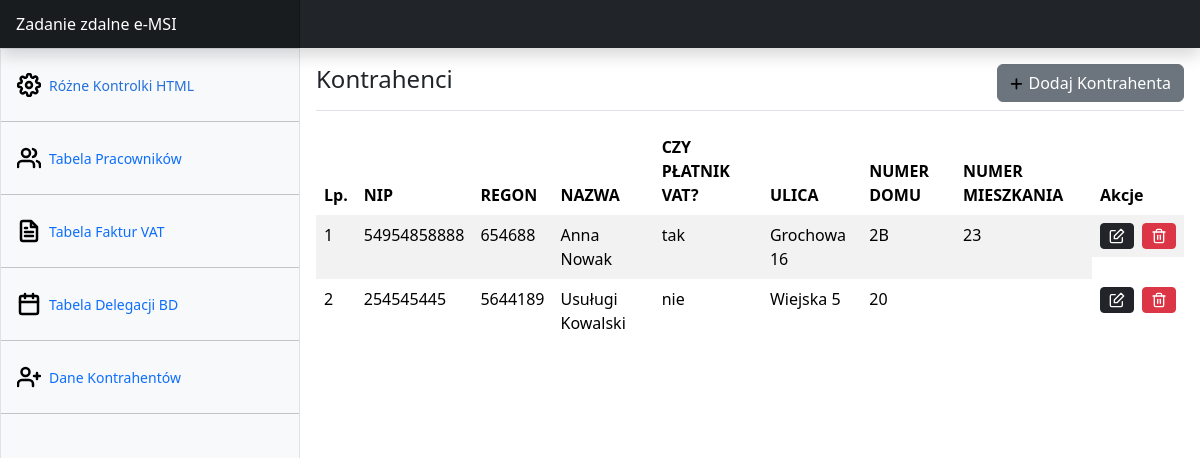
Page /contractors.php on the committed database.
### tables this page shows
CREATE TABLE `contractors` (
  `id` int(11) NOT NULL,
  `nip` varchar(32) NOT NULL,
  `regon` varchar(32) NOT NULL,
  `name` varchar(256) NOT NULL,
  `vat_payer` tinyint(1) NOT NULL,
  `street` varchar(256) NOT NULL,
  `house_number` varchar(16) NOT NULL,
  `apartment_number` varchar(16) DEFAULT NULL,
  `deleted` tinyint(1) NOT NULL DEFAULT 0
);

### database/controller.php (called while the page is built, shortened)
<?php
class Controller {
    private $connection;
    public function __construct() {
        $this->connection = new Connection(Config::$mysql_host, Config::$port, Config::$username, Config::$password, Config::$database);
    }
    public function fetchContractors()
    {
        $pdo = $this->connection->getPDO();
        $stmt = $pdo->query('SELECT * FROM contractors');
        $contractors = $stmt->fetchAll(PDO::FETCH_ASSOC);
        return $contractors;
    }
}
?>

### contractors.php (the view, shortened to what this page needs)
<?php
require_once './database/controller.php';
$controller = new Controller();
$contractors = $controller->fetchContractors();
?>
<!DOCTYPE html>
<html lang="pl">
   <head>
      <link href="https://cdn.jsdelivr.net/npm/bootstrap@5.3.2/dist/css/bootstrap.min.css" rel="stylesheet">
      <link href="./css/style.css" rel="stylesheet">
   </head>
   <body>
      <body>
         <header class="navbar sticky-top bg-dark flex-md-nowrap p-0 shadow" data-bs-theme="dark">
            <a class="navbar-brand col-md-3 col-lg-3 me-0 px-3 fs-6 text-white" href="index.php">Zadanie zdalne e-MSI</a>
         </header>
         <div class="container-fluid">
            <div class="row">
            <div id="lewy" class="sidebar border border-right col-md-3 p-0 bg-body-tertiary h-100 position-fixed">
                  <div class="offcanvas-md offcanvas-end bg-body-tertiary" tabindex="-1" id="sidebarMenu" aria-labelledby="sidebarMenuLabel">
                     <div class="offcanvas-body d-md-flex flex-column p-0 pt-lg-3 overflow-y-auto">
                        <ul class="nav flex-column">
                           <li class="nav-item">
                              <a class="nav-link d-flex align-items-center gap-2 active" aria-current="page" href="controls.php">
                              Różne Kontrolki HTML
                              </a>
                           </li>
                           <hr>
                           <li class="nav-item">
                              <a class="nav-link d-flex align-items-center gap-2" href="employees.php">
                              Tabela Pracowników
                              </a>
                           </li>
                           <hr>
                           <li class="nav-item">
                              <a class="nav-link d-flex align-items-center gap-2" href="vatinvoices.php">
                              <svg xmlns="http://www.w3.org/2000/svg" width="24" height="24" viewBox="0 0 24 24" fill="none" stroke="#000000" stroke-width="2.5" stroke-linecap="round" stroke-linejoin="round"><path d="M14 2H6a2 2 0 0 0-2 2v16c0 1.1.9 2 2 2h12a2 2 0 0 0 2-2V8l-6-6z"/><path d="M14 3v5h5M16 13H8M16 17H8M10 9H8"/></svg>
                              Tabela Faktur VAT
                              </a>
                           </li>
                           <hr>
                           <li class="nav-item">
                              <a class="nav-link d-flex align-items-center gap-2" href="delegation.php">
                              Tabela Delegacji BD
                              </a>
                           </li>
                           <hr>
                           <li class="nav-item">
                              <a class="nav-link d-flex align-items-center gap-2" href="contractors.php">
                               Dane Kontrahentów
                              </a>
                           </li>
                           <hr>
                        </ul>
                     </div>
                  </div>
               </div>
               <main id="prawy" class="col-md-9 ms-sm-auto px-md-3">
                  <div class="d-flex justify-content-between flex-wrap flex-md-nowrap align-items-center pt-3 pb-2 mb-3 border-bottom">
                     <h1 class="fs-4">Kontrahenci</h1>
                     <button type="button" class="btn btn-secondary" data-bs-toggle="modal" data-bs-target="#myModal">
                         Dodaj Kontrahenta</button>
                  </div>
                  <table class="table table-striped">
                        <thead>
                           <tr>
                           <th scope="col">Lp.</th>
                           <th scope="col">NIP</th>
                           <th scope="col">REGON</th>
                           <th scope="col">NAZWA</th>
                           <th scope="col">CZY PŁATNIK VAT?</th>
                           <th scope="col">ULICA</th>
                           <th scope="col">NUMER DOMU</th>
                           <th scope="col">NUMER MIESZKANIA</th>
                           <th scope="col">Akcje</th>
                           </tr>
                        </thead>
                        <tbody>
                           <?php
                           $index = 0;
                           foreach($contractors as $contractor) {
                              if (!$contractor['deleted']) {
                              ?>
                              <tr>
                                 <td><?php echo ++$index ?></td>
                                 <td><?php echo $contractor['nip'] ?></td>
                                 <td><?php echo $contractor['regon'] ?></td>
                                 <td><?php echo $contractor['name'] ?></td>
                                 <td><?php echo $contractor['vat_payer'] ? "tak" : "nie" ?></td>
                                 <td><?php echo $contractor['street'] ?></td>
                                 <td><?php echo $contractor['house_number'] ?></td>
                                 <td><?php echo $contractor['apartment_number'] ?></td>
                                 <td class="d-flex mb-0">
                                    <a href="contractors_edit.php?id=<?php echo $contractor['id'] ?>" class="btn btn-dark btn-sm me-2 d-flex align-items-center justify-content-center">
                                    </a>
                                    <form action="actions.php?id=<?php echo $contractor['id'] ?>" method="POST">
                                       <button class="btn btn-sm btn-danger d-flex align-items-center justify-content-center" type="submit">
                                       </button>
                                    </form>
                                 </td>
                              </tr>
                              <?php
                              }
                           }
                           ?>
                        </tbody>
                     </table>
               </main>
            </div>
         </div>
   </body>
</html>

### contractors.php (style rules this page uses)
.table>:not(caption)>*>* { border-bottom-width: 0; }

### rows in the picture
contractors: nip "54954858888", regon "654688", name "Anna Nowak", vat_payer "tak", street "Grochowa 16", house_number "2B", apartment_number "23"
contractors: nip "254545445", regon "5644189", name "Usuługi Kowalski", vat_payer "nie", street "Wiejska 5", house_number "20"
